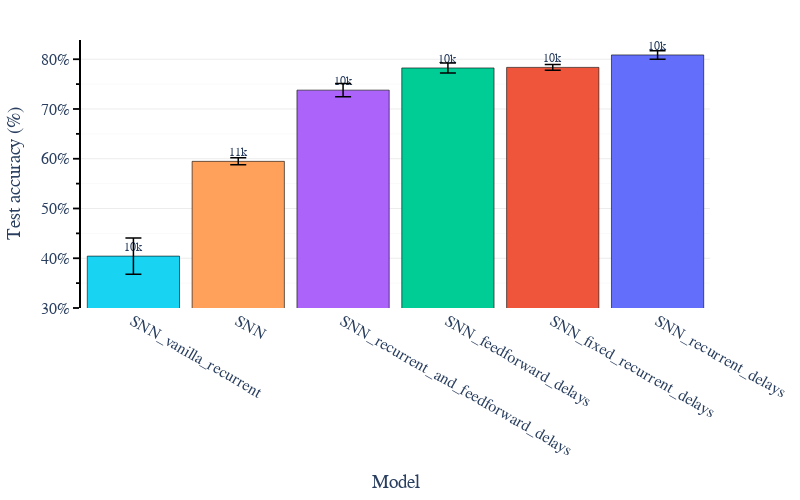

Notebook code cell kept with this figure:
### Markdown cell above
# Accuracies

### Code cell
csv_path = None # e.g "../exp/.." : the path to the CSV file with SHD_equiparams results 
figure_path = "../figures/"
use_log_x = False
acc_in_pct = True

df = pd.read_csv(csv_path)

df = df.dropna(subset=["model", "num_params", "final_test_acc", "seed"])
df["num_params"] = pd.to_numeric(df["num_params"], errors="coerce")
df = df.dropna(subset=["num_params"])
df["num_params"] = df["num_params"].astype(int)

df = df.sort_index().drop_duplicates(subset=["model", "num_params", "seed"], keep="last")

grp = (
    df.groupby(["model", "num_params"])
      .agg(
          mean_acc=("final_test_acc", "mean"),
          std_acc=("final_test_acc", "std"),
          n=("seed", "nunique"),
      )
      .reset_index()
)

grp["sem_acc"] = grp.apply(
    lambda r: 0.0 if (pd.isna(r["std_acc"]) or r["n"] <= 1) else r["std_acc"] / math.sqrt(r["n"]),
    axis=1
)


if acc_in_pct:
    grp["std_acc_plot"] = grp["std_acc"]
else:
    grp["std_acc_plot"] = 100.0 * grp["std_acc"]

acc_in_pct = grp["mean_acc"].max() > 1.001
if acc_in_pct:
    grp["mean_acc_plot"] = grp["mean_acc"]
    grp["sem_acc_plot"]  = grp["sem_acc"]
    yaxis_title = "Test accuracy (%)"
else:
    grp["mean_acc_plot"] = 100.0 * grp["mean_acc"]
    grp["sem_acc_plot"]  = 100.0 * grp["sem_acc"]
    yaxis_title = "Test accuracy (%)"

grp = grp.sort_values(["model", "num_params"]).reset_index(drop=True)

best = (
    grp.sort_values(["model", "num_params"])
       .groupby("model", as_index=False)
       .tail(1)
       .copy()
)
best = best.sort_values("mean_acc_plot", ascending=False).reset_index(drop=True)

def fmt_params(n):
    if n >= 1_000_000:
        return f"{n/1_000_000:.2f}M"
    if n >= 1_000:
        return f"{int(round(n/1_000))}k"
    return str(n)

best["params_label"] = best["num_params"].apply(fmt_params)

palette = px.colors.qualitative.Plotly
colors = [palette[i % len(palette)] for i in range(len(best))]

y_min = 30
y_max = float(best["mean_acc_plot"].max())
y_top = min(100.0, y_max + 3.0)

fig = go.Figure()

fig.add_trace(go.Bar(
    x=best["model"],
    y=best["mean_acc_plot"],
    marker_color=colors,
    text=best["params_label"],
    textposition="outside",
    textfont=dict(size=12),
    error_y=dict(
        type="data",
        array=best["sem_acc_plot"],
        visible=True,
        color="black",
        thickness=1.5, 
        width=8,        
    ),
    customdata=np.c_[best["num_params"], best["sem_acc_plot"]],
    hovertemplate=(
        "<b>%{x}</b><br>"
        "Params: %{customdata[0]}<br>"
        "Acc: %{y:.2f}%<br>"
        "SEM: %{customdata[1]:.2f}%<extra></extra>"
    ),
    name=""
))

fig.update_xaxes(
    title_text="Model",
    categoryorder="array",
    categoryarray=list(best["model"])[::-1]
)

fig.update_yaxes(
    title_text=yaxis_title if 'yaxis_title' in globals() else "Test accuracy (%)",
    range=[y_min, y_top],
    ticks="outside",
    tick0=10,          
    dtick=10,          
    ticklen=6,
    tickwidth=1.8,
    tickcolor="black",
    ticklabelposition="outside",
    tickformat=".0f", 
    ticksuffix="%",
    showline=True,
    linecolor="black",
    linewidth=2,
    showgrid=True,
    gridcolor="rgba(0,0,0,0.08)",
    gridwidth=1
)

fig.update_yaxes(minor=dict(
    tickmode="linear",
    dtick=5,
    tick0=5,
    ticks="outside",
    ticklen=3,
    showgrid=True,
    gridcolor="rgba(0,0,0,0.05)",
    gridwidth=0.5
))

fig.update_layout(
    template="plotly_white",
    font=dict(family="Times New Roman, serif", size=16),
    showlegend=False,
    bargap=0.12,              
    bargroupgap=0.0,
    height=500,
    width=800,
    margin=dict(l=80, r=20, t=40, b=80)
)

fig.update_traces(marker_line_color="black", marker_line_width=0.6)

os.makedirs(figure_path, exist_ok=True)

bar_svg_path = os.path.join(os.path.dirname(figure_path), "accuracy_best_bar.svg")
fig.write_image(bar_svg_path, format="svg", width=800, height=500, scale=1)
print(f"Saved SVG to: {bar_svg_path}")

fig.show()

### Figure 1 — Plotly figure (JSON) as saved in the notebook; plotly's stock layout.template omitted (floating-point values rounded to 4 significant figures)
{"data": [{"customdata": [[10290.0, 0.8586], [10250.0, 0.5658], [10250.0, 0.9993], [10450.0, 1.349], [11020.0, 0.7077], [10250.0, 3.636]], "error_y": {"array": [0.8586, 0.5658, 0.9993, 1.349, 0.7077, 3.636], "color": "black", "thickness": 1.5, "type": "data", "visible": true, "width": 8}, "hovertemplate": "<b>%{x}</b><br>Params: %{customdata[0]}<br>Acc: %{y:.2f}%<br>SEM: %{customdata[1]:.2f}%<extra></extra>", "marker": {"color": ["#636EFA", "#EF553B", "#00CC96", "#AB63FA", "#FFA15A", "#19D3F3"], "line": {"color": "black", "width": 0.6}}, "name": "", "text": ["10k", "10k", "10k", "10k", "11k", "10k"], "textfont": {"size": 12}, "textposition": "outside", "type": "bar", "x": ["SNN_recurrent_delays", "SNN_fixed_recurrent_delays", "SNN_feedforward_delays", "SNN_recurrent_and_feedforward_delays", "SNN", "SNN_vanilla_recurrent"], "y": [80.86, 78.36, 78.25, 73.79, 59.47, 40.43]}], "layout": {"bargap": 0.12, "bargroupgap": 0, "font": {"family": "Times New Roman, serif", "size": 16}, "height": 500, "margin": {"b": 80, "l": 80, "r": 20, "t": 40}, "showlegend": false, "width": 800, "xaxis": {"categoryarray": ["SNN_vanilla_recurrent", "SNN", "SNN_recurrent_and_feedforward_delays", "SNN_feedforward_delays", "SNN_fixed_recurrent_delays", "SNN_recurrent_delays"], "categoryorder": "array", "title": {"text": "Model"}}, "yaxis": {"dtick": 10, "gridcolor": "rgba(0,0,0,0.08)", "gridwidth": 1, "linecolor": "black", "linewidth": 2, "minor": {"dtick": 5, "gridcolor": "rgba(0,0,0,0.05)", "gridwidth": 0.5, "showgrid": true, "tick0": 5, "ticklen": 3, "tickmode": "linear", "ticks": "outside"}, "range": [30, 83.86], "showgrid": true, "showline": true, "tick0": 10, "tickcolor": "black", "tickformat": ".0f", "ticklabelposition": "outside", "ticklen": 6, "ticks": "outside", "ticksuffix": "%", "tickwidth": 1.8, "title": {"text": "Test accuracy (%)"}}}}
